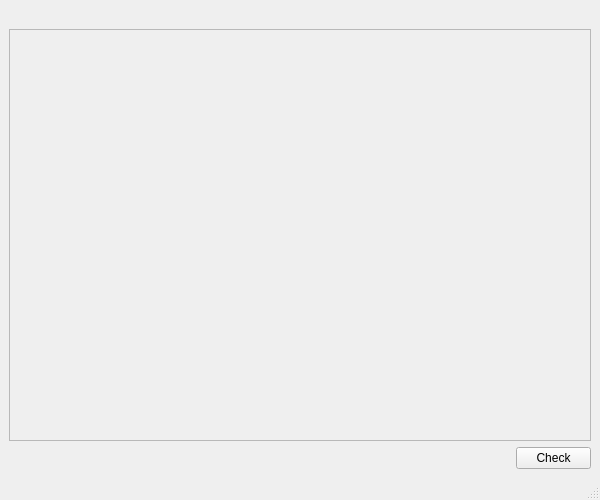
<?xml version="1.0" encoding="UTF-8"?>
<ui version="4.0">
 <class>MainWindow</class>
 <widget class="QMainWindow" name="MainWindow">
  <property name="geometry">
   <rect>
    <x>0</x>
    <y>0</y>
    <width>600</width>
    <height>500</height>
   </rect>
  </property>
  <property name="windowTitle">
   <string>MainWindow</string>
  </property>
  <widget class="QWidget" name="centralwidget">
   <layout class="QGridLayout" name="gridLayout">
    <item row="2" column="0" colspan="2">
     <widget class="QScrollArea" name="scrollArea">
      <property name="widgetResizable">
       <bool>true</bool>
      </property>
      <property name="alignment">
       <set>Qt::AlignLeading|Qt::AlignLeft|Qt::AlignTop</set>
      </property>
      <widget class="QWidget" name="scrollAreaWidgetContents">
       <property name="geometry">
        <rect>
         <x>0</x>
         <y>0</y>
         <width>580</width>
         <height>391</height>
        </rect>
       </property>
      </widget>
     </widget>
    </item>
    <item row="3" column="1">
     <widget class="QPushButton" name="pushButton">
      <property name="maximumSize">
       <size>
        <width>75</width>
        <height>16777215</height>
       </size>
      </property>
      <property name="text">
       <string>Check</string>
      </property>
     </widget>
    </item>
    <item row="0" column="1">
     <widget class="QLabel" name="label">
      <property name="text">
       <string/>
      </property>
      <property name="alignment">
       <set>Qt::AlignRight|Qt::AlignTrailing|Qt::AlignVCenter</set>
      </property>
     </widget>
    </item>
   </layout>
  </widget>
  <widget class="QMenuBar" name="menubar">
   <property name="geometry">
    <rect>
     <x>0</x>
     <y>0</y>
     <width>600</width>
     <height>21</height>
    </rect>
   </property>
  </widget>
  <widget class="QStatusBar" name="statusbar"/>
 </widget>
 <resources/>
 <connections/>
</ui>
